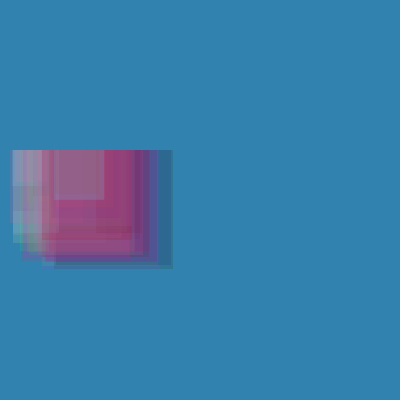
Frame 1 (no input)
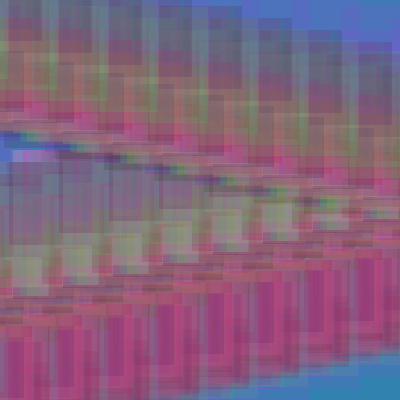
Frame 60 (the mouse pressed at the canvas centre just before this capture)
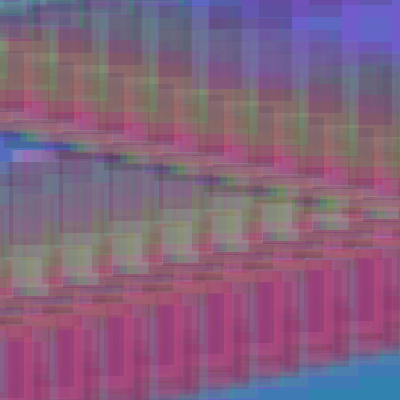
Frame 120 (the mouse held since frame 60 and released just before this capture)

The Processing sketch that drew these frames (run headless with seeded random() and noise(); from frame 60 on, the mouse is pressed at the canvas centre):

// Processing sketch: processing_77617
// ── processing_77617.pde

//Patrick Clancy
//Homework 10
//Copyright, Patrick Clancy, Carnegie Mellon University, 2012

final int max = 50;

int [] rectOne;
int [] rectTwo;

int [] speed;
int [] speedTwo;

color [] col;
int [] siz;

void setup()
{ 
  size(400, 400);
  background(50, 130, 175);
  frameRate(10);
  noStroke();
  smooth();
  
  rectOne = new int [ max ];
  rectTwo = new int [ max ];
  
  siz = new int [ max ];
  
  speed = new int [ max ];
  speedTwo = new int [ max ];
  
  col = new int [ max ];
  
  myColor();
  
  myArray(rectOne, 10, 60);
  myArray(rectTwo, 150, 45);
  
  myArray(siz, 30, 123);
  
  myArray(speed, 50, 50);
  myArray(speedTwo, 11, 13);
  
}

void draw ()
{
  createRect ();
  moveRect ();
}

void myArray (int [] anyArray, int low, int high)
{
 for (int v=0; v < anyArray.length; v++)
  {
    anyArray[v] = int(random( low,high ));
  }
}
    
void myColor ()
{
 for (int v = 0; v < col.length; v++)
  {
  col[v] = color ((int)random(0, 255), (int)random(0, 255), (int)random(0, 255));
  
  }
}
 
void createRect() 
{
   for (int v=0; v < max; v++)
 {
   fill(col[v],20);
   
   rect(rectOne[v], rectTwo[v], siz[v], siz[v]);
   rect(rectOne[v], rectTwo[v], siz[v], siz[v]);
   
 }
}
 
void moveRect() 
{
  for (int v=0; v < max; v++)
 
  {
    rectOne[v] = rectOne[v] + speed[v];
    if (rectOne[v] + (siz[v]/2) > width)
    {
      speed[v] = -speed[v];
    }
    if (rectOne[v] + (siz[v]/2) < -width)
    {
      speed[v] = -speed[v];
    }
    rectTwo[v] = rectTwo[v] + speedTwo[v];
      
    if (rectTwo[v] + (siz[v]/2) > height)
    {
      speedTwo[v] = -speedTwo[v];
    }
    if (rectTwo[v] + (siz[v]/2) < -height)
    {
      speedTwo[v] = -speedTwo[v];
    }
  }
}


  
  
  
